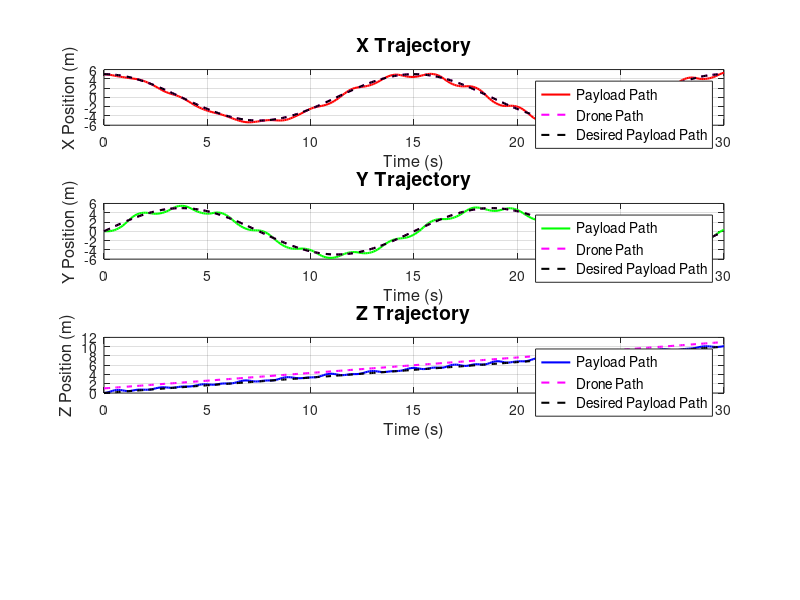
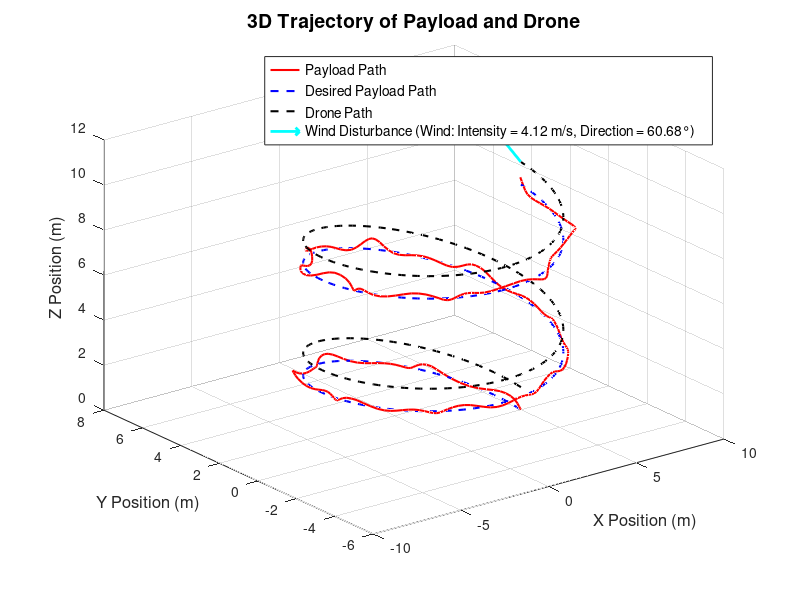

MATLAB code to generate these figures, in order: (Note: this script raises an error after producing the figures.)
% Initialize workspace variables
num_revolutions = 2; % Number of spiral motions
radius = 5; % Radius of the circular trajectory in the x-y plane
z_increment_per_revolution = 5; % Vertical distance moved up per revolution
total_time = 30; % Total time for the trajectory
t = linspace(0, total_time, 300); % Time vector

% Initialize trajectory vectors
x_drone_des = zeros(1, length(t));
y_drone_des = zeros(1, length(t));
z_drone_des = zeros(1, length(t));

% Define parameters for the circular trajectory
omega = 2 * pi * num_revolutions / total_time; % Angular velocity for circular motion

% Calculate the desired trajectory
for i = 1:length(t)
    % Time in the current spiral phase
    time_in_spiral = mod(t(i), total_time / num_revolutions);
    revolution_fraction = time_in_spiral / (total_time / num_revolutions);
    
    % Calculate the z position
    z_drone_des(i) = 1 + z_increment_per_revolution * floor(t(i) / (total_time / num_revolutions)) + revolution_fraction * z_increment_per_revolution;
    
    % Calculate the circular motion in the x-y plane
    angle = omega * t(i);
    x_drone_des(i) = radius * cos(angle);
    y_drone_des(i) = radius * sin(angle);
end

% Constants
T_s = 0.1; % Sampling time
g = 9.81; % Gravity
m_l = 1; % Mass of the payload (kg)
l = 1; % Length of the cable (m)
max_phi = pi / 3; % Maximum swing angle (60 degrees)

% Wind disturbance parameters
wind_disturbance_mean_mps = 4 * 0.51444; % Mean wind speed (m/s)
wind_disturbance_std_mps = 1; % Standard deviation for wind disturbance (m/s)

% Number of simulations
num_simulations = 20;
rms_errors_transient = zeros(1, num_simulations);
rms_errors_steady_state = zeros(1, num_simulations);

for sim = 1:num_simulations
    % Initial conditions
    phi_x = 0; % Initial swing angle in X direction (radians)
    phi_x_dot = 0; % Initial angular velocity of the swing in X direction (radians/s)
    phi_y = 0; % Initial swing angle in Y direction (radians)
    phi_y_dot = 0; % Initial angular velocity of the swing in Y direction (radians/s)

    % Pre-allocate arrays for positions
    x_payload_positions = zeros(1, length(t));
    y_payload_positions = zeros(1, length(t));
    z_payload_positions = zeros(1, length(t));

    % Assume initial payload position directly below the drone
    x_payload_positions(1) = x_drone_des(1);
    y_payload_positions(1) = y_drone_des(1);
    z_payload_positions(1) = z_drone_des(1) - l;

    % Desired payload positions (directly below the drone)
    x_payload_des = x_drone_des;
    y_payload_des = y_drone_des;
    z_payload_des = z_drone_des - l;

    % Iterate through the trajectory
    for k = 2:length(t)
        % Wind disturbance generation
        wind_disturbance = normrnd(wind_disturbance_mean_mps, wind_disturbance_std_mps, 2, 1); % Random disturbance in x and y directions

        % Calculate drone's accelerations
        if k > 2
            ax_drone = (x_drone_des(k) - 2*x_drone_des(k-1) + x_drone_des(k-2)) / T_s^2;
            ay_drone = (y_drone_des(k) - 2*y_drone_des(k-1) + y_drone_des(k-2)) / T_s^2;
            az_drone = (z_drone_des(k) - 2*z_drone_des(k-1) + z_drone_des(k-2)) / T_s^2;
        else
            % Approximate accelerations for the first two steps
            ax_drone = (x_drone_des(k) - x_drone_des(k-1)) / T_s^2;
            ay_drone = (y_drone_des(k) - y_drone_des(k-1)) / T_s^2;
            az_drone = (z_drone_des(k) - z_drone_des(k-1)) / T_s^2;
        end

        % Update angular acceleration of the payload swing due to drone's motion and wind
        phi_x_ddot = (-g/l) * sin(phi_x) + (ax_drone + wind_disturbance(1)) * cos(phi_x) / l;
        phi_y_ddot = (-g/l) * sin(phi_y) + (ay_drone + wind_disturbance(2)) * cos(phi_y) / l;

        % Update angular velocities and angles
        phi_x_dot = phi_x_dot + phi_x_ddot * T_s;
        phi_x = phi_x + phi_x_dot * T_s;

        phi_y_dot = phi_y_dot + phi_y_ddot * T_s;
        phi_y = phi_y + phi_y_dot * T_s;

        % Constrain the swing angles to the maximum allowed value
        if abs(phi_x) > max_phi
            phi_x = sign(phi_x) * max_phi; % Limit swing angle in X to ±60 degrees
            phi_x_dot = 0; % Stop angular velocity if the limit is reached
        end
        if abs(phi_y) > max_phi
            phi_y = sign(phi_y) * max_phi; % Limit swing angle in Y to ±60 degrees
            phi_y_dot = 0; % Stop angular velocity if the limit is reached
        end

        % Update payload position in the x-y-z plane
        x_payload_positions(k) = x_drone_des(k) - l * sin(phi_x);
        y_payload_positions(k) = y_drone_des(k) - l * sin(phi_y);
        z_payload_positions(k) = z_drone_des(k) - l * cos(phi_x) * cos(phi_y);
    end

    % Calculate RMS errors for different time frames
    transient_time_indices = find(t <= 5);
    steady_state_time_indices = find(t > 5);

    rms_errors_transient(sim) = sqrt(mean((x_payload_positions(transient_time_indices) - x_payload_des(transient_time_indices)).^2 + ...
                                          (y_payload_positions(transient_time_indices) - y_payload_des(transient_time_indices)).^2 + ...
                                          (z_payload_positions(transient_time_indices) - z_payload_des(transient_time_indices)).^2));

    rms_errors_steady_state(sim) = sqrt(mean((x_payload_positions(steady_state_time_indices) - x_payload_des(steady_state_time_indices)).^2 + ...
                                             (y_payload_positions(steady_state_time_indices) - y_payload_des(steady_state_time_indices)).^2 + ...
                                             (z_payload_positions(steady_state_time_indices) - z_payload_des(steady_state_time_indices)).^2));

    % Plot the trajectories only for the first simulation
    if sim == 1
        figure('Position', [100, 100, 800, 600]);

        subplot(4, 1, 1);
        plot(t, x_payload_positions, 'r', 'LineWidth', 1.5);
        hold on;
        plot(t, x_drone_des, 'm--', 'LineWidth', 1.5); % Drone path as yellow dotted line
        plot(t, x_payload_des, 'k--', 'LineWidth', 1.5); % Desired payload path as black dotted line
        title('X Trajectory', 'FontSize', 14);
        xlabel('Time (s)', 'FontSize', 12);
        ylabel('X Position (m)', 'FontSize', 12);
        legend('Payload Path', 'Drone Path', 'Desired Payload Path', 'FontSize', 10);
        grid on;
    
        subplot(4, 1, 2);
        plot(t, y_payload_positions, 'g', 'LineWidth', 1.5);
        hold on;
        plot(t, y_drone_des, 'm--', 'LineWidth', 1.5); % Drone path as yellow dotted line
        plot(t, y_payload_des, 'k--', 'LineWidth', 1.5); % Desired payload path as black dotted line
        title('Y Trajectory', 'FontSize', 14);
        xlabel('Time (s)', 'FontSize', 12);
        ylabel('Y Position (m)', 'FontSize', 12);
        legend('Payload Path', 'Drone Path', 'Desired Payload Path', 'FontSize', 10);
        grid on;
    
        subplot(4, 1, 3);
        plot(t, z_payload_positions, 'b', 'LineWidth', 1.5);
        hold on;
        plot(t, z_drone_des, 'm--', 'LineWidth', 1.5); % Drone path as yellow dotted line
        plot(t, z_payload_des, 'k--', 'LineWidth', 1.5); % Desired payload path as black dotted line
        title('Z Trajectory', 'FontSize', 14);
        xlabel('Time (s)', 'FontSize', 12);
        ylabel('Z Position (m)', 'FontSize', 12);
        legend('Payload Path', 'Drone Path', 'Desired Payload Path', 'FontSize', 10);
        grid on;

        % 3D Plot
        figure('Position', [100, 100, 800, 600]);
        plot3(x_payload_positions, y_payload_positions, z_payload_positions, 'r', 'LineWidth', 1.5);
        hold on;
        plot3(x_payload_des, y_payload_des, z_payload_des, 'b--', 'LineWidth', 1.5); % Desired payload path
        plot3(x_drone_des, y_drone_des, z_drone_des, 'k--', 'LineWidth', 1.5);
        grid on;
        title('3D Trajectory of Payload and Drone', 'FontSize', 14);
        xlabel('X Position (m)', 'FontSize', 12);
        ylabel('Y Position (m)', 'FontSize', 12);
        zlabel('Z Position (m)', 'FontSize', 12);
        legend('Payload Path', 'Desired Payload Path', 'Drone Path', 'FontSize', 10);

        % Wind disturbance at the final position of the drone
        wind_disturbance_final = normrnd(wind_disturbance_mean_mps, wind_disturbance_std_mps, 2, 1); % Final wind disturbance

        % Calculate wind intensity and direction
        wind_intensity = norm(wind_disturbance_final); % Euclidean norm of the wind vector
        wind_direction = atan2d(wind_disturbance_final(2), wind_disturbance_final(1)); % Angle in degrees

        % Plot wind disturbance vector
        quiver3(x_drone_des(end), y_drone_des(end), z_drone_des(end), ...
                wind_disturbance_final(1), wind_disturbance_final(2), 0, 2, 'c', 'LineWidth', 2);

        % Construct wind parameters text for the legend
        wind_params_text = sprintf('Wind: Intensity = %.2f m/s, Direction = %.2f°', wind_intensity, wind_direction);

        % Include wind parameters in the legend
        legend('Payload Path', 'Desired Payload Path', 'Drone Path', ['Wind Disturbance (' wind_params_text ')'], 'FontSize', 10);
    end
end

% Plot histogram of Transient RMS errors (0-5 seconds)
figure('Position', [100, 100, 800, 600]);
histogram(rms_errors_transient, 'Normalization', 'pdf', 'BinWidth', 0.01);
title('Histogram of Transient RMS Errors (0-5 seconds)', 'FontSize', 14);
xlabel('RMS Error (m)', 'FontSize', 12);
ylabel('Frequency', 'FontSize', 12);
grid on;

% Fit a Gaussian distribution to the Transient RMS errors
mu_transient = mean(rms_errors_transient);
sigma_transient = std(rms_errors_transient);

% Plot the Gaussian curve
hold on;
x_values_transient = linspace(min(rms_errors_transient), max(rms_errors_transient), 100);
gaussian_curve_transient = (1/(sigma_transient*sqrt(2*pi))) * exp(-((x_values_transient-mu_transient).^2)/(2*sigma_transient^2));
plot(x_values_transient, gaussian_curve_transient, 'r-', 'LineWidth', 2);
legend('Transient RMS Error Distribution', 'Fitted Gaussian Curve', 'FontSize', 10);

% Plot histogram of Steady State RMS errors (5-30 seconds)
figure('Position', [100, 100, 800, 600]);
histogram(rms_errors_steady_state, 'Normalization', 'pdf', 'BinWidth', 0.01);
title('Histogram of Steady State RMS Errors (5-30 seconds)', 'FontSize', 14);
xlabel('RMS Error (m)', 'FontSize', 12);
ylabel('Frequency', 'FontSize', 12);
grid on;

% Fit a Gaussian distribution to the Steady State RMS errors
mu_steady_state = mean(rms_errors_steady_state);
sigma_steady_state = std(rms_errors_steady_state);

% Plot the Gaussian curve
hold on;
x_values_steady_state = linspace(min(rms_errors_steady_state), max(rms_errors_steady_state), 100);
gaussian_curve_steady_state = (1/(sigma_steady_state*sqrt(2*pi))) * exp(-((x_values_steady_state-mu_steady_state).^2)/(2*sigma_steady_state^2));
plot(x_values_steady_state, gaussian_curve_steady_state, 'r-', 'LineWidth', 2);
legend('Steady State RMS Error Distribution', 'Fitted Gaussian Curve', 'FontSize', 10);
